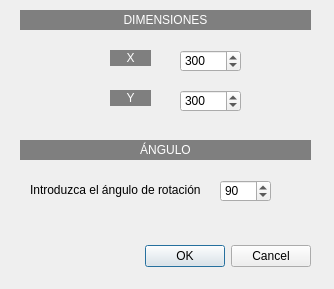
<?xml version="1.0" encoding="UTF-8"?>
<ui version="4.0">
 <class>rotaryreescalar</class>
 <widget class="QDialog" name="rotaryreescalar">
  <property name="geometry">
   <rect>
    <x>0</x>
    <y>0</y>
    <width>334</width>
    <height>289</height>
   </rect>
  </property>
  <property name="windowTitle">
   <string>Dialog</string>
  </property>
  <widget class="QDialogButtonBox" name="buttonBox">
   <property name="geometry">
    <rect>
     <x>90</x>
     <y>240</y>
     <width>221</width>
     <height>32</height>
    </rect>
   </property>
   <property name="orientation">
    <enum>Qt::Horizontal</enum>
   </property>
   <property name="standardButtons">
    <set>QDialogButtonBox::Cancel|QDialogButtonBox::Ok</set>
   </property>
  </widget>
  <widget class="QSpinBox" name="spinBox_2">
   <property name="geometry">
    <rect>
     <x>180</x>
     <y>90</y>
     <width>61</width>
     <height>22</height>
    </rect>
   </property>
   <property name="minimum">
    <number>100</number>
   </property>
   <property name="maximum">
    <number>1000</number>
   </property>
   <property name="singleStep">
    <number>50</number>
   </property>
   <property name="value">
    <number>300</number>
   </property>
  </widget>
  <widget class="QLabel" name="label_2">
   <property name="geometry">
    <rect>
     <x>20</x>
     <y>10</y>
     <width>291</width>
     <height>20</height>
    </rect>
   </property>
   <property name="styleSheet">
    <string notr="true">background-color: rgb(127, 127, 127);
color: rgb(255, 255, 255);</string>
   </property>
   <property name="text">
    <string>DIMENSIONES</string>
   </property>
   <property name="alignment">
    <set>Qt::AlignCenter</set>
   </property>
  </widget>
  <widget class="QLabel" name="label_5">
   <property name="geometry">
    <rect>
     <x>20</x>
     <y>140</y>
     <width>291</width>
     <height>20</height>
    </rect>
   </property>
   <property name="styleSheet">
    <string notr="true">background-color: rgb(127, 127, 127);
color: rgb(255, 255, 255);</string>
   </property>
   <property name="text">
    <string>ÁNGULO</string>
   </property>
   <property name="alignment">
    <set>Qt::AlignCenter</set>
   </property>
  </widget>
  <widget class="QSpinBox" name="spinBox">
   <property name="geometry">
    <rect>
     <x>180</x>
     <y>50</y>
     <width>61</width>
     <height>22</height>
    </rect>
   </property>
   <property name="minimum">
    <number>100</number>
   </property>
   <property name="maximum">
    <number>1000</number>
   </property>
   <property name="singleStep">
    <number>50</number>
   </property>
   <property name="value">
    <number>300</number>
   </property>
  </widget>
  <widget class="QLabel" name="label_3">
   <property name="geometry">
    <rect>
     <x>110</x>
     <y>50</y>
     <width>41</width>
     <height>16</height>
    </rect>
   </property>
   <property name="palette">
    <palette>
     <active>
      <colorrole role="WindowText">
       <brush brushstyle="SolidPattern">
        <color alpha="255">
         <red>255</red>
         <green>255</green>
         <blue>255</blue>
        </color>
       </brush>
      </colorrole>
      <colorrole role="Button">
       <brush brushstyle="SolidPattern">
        <color alpha="255">
         <red>127</red>
         <green>127</green>
         <blue>127</blue>
        </color>
       </brush>
      </colorrole>
      <colorrole role="Midlight">
       <brush brushstyle="SolidPattern">
        <color alpha="255">
         <red>170</red>
         <green>255</green>
         <blue>0</blue>
        </color>
       </brush>
      </colorrole>
      <colorrole role="Text">
       <brush brushstyle="SolidPattern">
        <color alpha="255">
         <red>255</red>
         <green>255</green>
         <blue>255</blue>
        </color>
       </brush>
      </colorrole>
      <colorrole role="ButtonText">
       <brush brushstyle="SolidPattern">
        <color alpha="255">
         <red>255</red>
         <green>255</green>
         <blue>255</blue>
        </color>
       </brush>
      </colorrole>
      <colorrole role="Base">
       <brush brushstyle="SolidPattern">
        <color alpha="255">
         <red>127</red>
         <green>127</green>
         <blue>127</blue>
        </color>
       </brush>
      </colorrole>
      <colorrole role="Window">
       <brush brushstyle="SolidPattern">
        <color alpha="255">
         <red>127</red>
         <green>127</green>
         <blue>127</blue>
        </color>
       </brush>
      </colorrole>
     </active>
     <inactive>
      <colorrole role="WindowText">
       <brush brushstyle="SolidPattern">
        <color alpha="255">
         <red>255</red>
         <green>255</green>
         <blue>255</blue>
        </color>
       </brush>
      </colorrole>
      <colorrole role="Button">
       <brush brushstyle="SolidPattern">
        <color alpha="255">
         <red>127</red>
         <green>127</green>
         <blue>127</blue>
        </color>
       </brush>
      </colorrole>
      <colorrole role="Midlight">
       <brush brushstyle="SolidPattern">
        <color alpha="255">
         <red>170</red>
         <green>255</green>
         <blue>0</blue>
        </color>
       </brush>
      </colorrole>
      <colorrole role="Text">
       <brush brushstyle="SolidPattern">
        <color alpha="255">
         <red>255</red>
         <green>255</green>
         <blue>255</blue>
        </color>
       </brush>
      </colorrole>
      <colorrole role="ButtonText">
       <brush brushstyle="SolidPattern">
        <color alpha="255">
         <red>255</red>
         <green>255</green>
         <blue>255</blue>
        </color>
       </brush>
      </colorrole>
      <colorrole role="Base">
       <brush brushstyle="SolidPattern">
        <color alpha="255">
         <red>127</red>
         <green>127</green>
         <blue>127</blue>
        </color>
       </brush>
      </colorrole>
      <colorrole role="Window">
       <brush brushstyle="SolidPattern">
        <color alpha="255">
         <red>127</red>
         <green>127</green>
         <blue>127</blue>
        </color>
       </brush>
      </colorrole>
     </inactive>
     <disabled>
      <colorrole role="WindowText">
       <brush brushstyle="SolidPattern">
        <color alpha="255">
         <red>255</red>
         <green>255</green>
         <blue>255</blue>
        </color>
       </brush>
      </colorrole>
      <colorrole role="Button">
       <brush brushstyle="SolidPattern">
        <color alpha="255">
         <red>127</red>
         <green>127</green>
         <blue>127</blue>
        </color>
       </brush>
      </colorrole>
      <colorrole role="Midlight">
       <brush brushstyle="SolidPattern">
        <color alpha="255">
         <red>170</red>
         <green>255</green>
         <blue>0</blue>
        </color>
       </brush>
      </colorrole>
      <colorrole role="Text">
       <brush brushstyle="SolidPattern">
        <color alpha="255">
         <red>255</red>
         <green>255</green>
         <blue>255</blue>
        </color>
       </brush>
      </colorrole>
      <colorrole role="ButtonText">
       <brush brushstyle="SolidPattern">
        <color alpha="255">
         <red>255</red>
         <green>255</green>
         <blue>255</blue>
        </color>
       </brush>
      </colorrole>
      <colorrole role="Base">
       <brush brushstyle="SolidPattern">
        <color alpha="255">
         <red>127</red>
         <green>127</green>
         <blue>127</blue>
        </color>
       </brush>
      </colorrole>
      <colorrole role="Window">
       <brush brushstyle="SolidPattern">
        <color alpha="255">
         <red>127</red>
         <green>127</green>
         <blue>127</blue>
        </color>
       </brush>
      </colorrole>
     </disabled>
    </palette>
   </property>
   <property name="styleSheet">
    <string notr="true">background-color: rgb(127, 127, 127);
color: rgb(255, 255, 255);</string>
   </property>
   <property name="text">
    <string>X</string>
   </property>
   <property name="alignment">
    <set>Qt::AlignCenter</set>
   </property>
  </widget>
  <widget class="QLabel" name="label_4">
   <property name="geometry">
    <rect>
     <x>110</x>
     <y>90</y>
     <width>41</width>
     <height>16</height>
    </rect>
   </property>
   <property name="palette">
    <palette>
     <active>
      <colorrole role="WindowText">
       <brush brushstyle="SolidPattern">
        <color alpha="255">
         <red>255</red>
         <green>255</green>
         <blue>255</blue>
        </color>
       </brush>
      </colorrole>
      <colorrole role="Button">
       <brush brushstyle="SolidPattern">
        <color alpha="255">
         <red>127</red>
         <green>127</green>
         <blue>127</blue>
        </color>
       </brush>
      </colorrole>
      <colorrole role="Midlight">
       <brush brushstyle="SolidPattern">
        <color alpha="255">
         <red>170</red>
         <green>255</green>
         <blue>0</blue>
        </color>
       </brush>
      </colorrole>
      <colorrole role="Text">
       <brush brushstyle="SolidPattern">
        <color alpha="255">
         <red>255</red>
         <green>255</green>
         <blue>255</blue>
        </color>
       </brush>
      </colorrole>
      <colorrole role="ButtonText">
       <brush brushstyle="SolidPattern">
        <color alpha="255">
         <red>255</red>
         <green>255</green>
         <blue>255</blue>
        </color>
       </brush>
      </colorrole>
      <colorrole role="Base">
       <brush brushstyle="SolidPattern">
        <color alpha="255">
         <red>127</red>
         <green>127</green>
         <blue>127</blue>
        </color>
       </brush>
      </colorrole>
      <colorrole role="Window">
       <brush brushstyle="SolidPattern">
        <color alpha="255">
         <red>127</red>
         <green>127</green>
         <blue>127</blue>
        </color>
       </brush>
      </colorrole>
     </active>
     <inactive>
      <colorrole role="WindowText">
       <brush brushstyle="SolidPattern">
        <color alpha="255">
         <red>255</red>
         <green>255</green>
         <blue>255</blue>
        </color>
       </brush>
      </colorrole>
      <colorrole role="Button">
       <brush brushstyle="SolidPattern">
        <color alpha="255">
         <red>127</red>
         <green>127</green>
         <blue>127</blue>
        </color>
       </brush>
      </colorrole>
      <colorrole role="Midlight">
       <brush brushstyle="SolidPattern">
        <color alpha="255">
         <red>170</red>
         <green>255</green>
         <blue>0</blue>
        </color>
       </brush>
      </colorrole>
      <colorrole role="Text">
       <brush brushstyle="SolidPattern">
        <color alpha="255">
         <red>255</red>
         <green>255</green>
         <blue>255</blue>
        </color>
       </brush>
      </colorrole>
      <colorrole role="ButtonText">
       <brush brushstyle="SolidPattern">
        <color alpha="255">
         <red>255</red>
         <green>255</green>
         <blue>255</blue>
        </color>
       </brush>
      </colorrole>
      <colorrole role="Base">
       <brush brushstyle="SolidPattern">
        <color alpha="255">
         <red>127</red>
         <green>127</green>
         <blue>127</blue>
        </color>
       </brush>
      </colorrole>
      <colorrole role="Window">
       <brush brushstyle="SolidPattern">
        <color alpha="255">
         <red>127</red>
         <green>127</green>
         <blue>127</blue>
        </color>
       </brush>
      </colorrole>
     </inactive>
     <disabled>
      <colorrole role="WindowText">
       <brush brushstyle="SolidPattern">
        <color alpha="255">
         <red>255</red>
         <green>255</green>
         <blue>255</blue>
        </color>
       </brush>
      </colorrole>
      <colorrole role="Button">
       <brush brushstyle="SolidPattern">
        <color alpha="255">
         <red>127</red>
         <green>127</green>
         <blue>127</blue>
        </color>
       </brush>
      </colorrole>
      <colorrole role="Midlight">
       <brush brushstyle="SolidPattern">
        <color alpha="255">
         <red>170</red>
         <green>255</green>
         <blue>0</blue>
        </color>
       </brush>
      </colorrole>
      <colorrole role="Text">
       <brush brushstyle="SolidPattern">
        <color alpha="255">
         <red>255</red>
         <green>255</green>
         <blue>255</blue>
        </color>
       </brush>
      </colorrole>
      <colorrole role="ButtonText">
       <brush brushstyle="SolidPattern">
        <color alpha="255">
         <red>255</red>
         <green>255</green>
         <blue>255</blue>
        </color>
       </brush>
      </colorrole>
      <colorrole role="Base">
       <brush brushstyle="SolidPattern">
        <color alpha="255">
         <red>127</red>
         <green>127</green>
         <blue>127</blue>
        </color>
       </brush>
      </colorrole>
      <colorrole role="Window">
       <brush brushstyle="SolidPattern">
        <color alpha="255">
         <red>127</red>
         <green>127</green>
         <blue>127</blue>
        </color>
       </brush>
      </colorrole>
     </disabled>
    </palette>
   </property>
   <property name="styleSheet">
    <string notr="true">background-color: rgb(127, 127, 127);
color: rgb(255, 255, 255);</string>
   </property>
   <property name="text">
    <string>Y</string>
   </property>
   <property name="alignment">
    <set>Qt::AlignCenter</set>
   </property>
  </widget>
  <widget class="QLabel" name="label">
   <property name="geometry">
    <rect>
     <x>30</x>
     <y>180</y>
     <width>171</width>
     <height>20</height>
    </rect>
   </property>
   <property name="text">
    <string>Introduzca el ángulo de rotación:</string>
   </property>
  </widget>
  <widget class="QSpinBox" name="spinBox_3">
   <property name="geometry">
    <rect>
     <x>220</x>
     <y>180</y>
     <width>51</width>
     <height>22</height>
    </rect>
   </property>
   <property name="minimum">
    <number>1</number>
   </property>
   <property name="maximum">
    <number>360</number>
   </property>
   <property name="value">
    <number>90</number>
   </property>
  </widget>
 </widget>
 <resources/>
 <connections>
  <connection>
   <sender>buttonBox</sender>
   <signal>accepted()</signal>
   <receiver>rotaryreescalar</receiver>
   <slot>accept()</slot>
   <hints>
    <hint type="sourcelabel">
     <x>248</x>
     <y>254</y>
    </hint>
    <hint type="destinationlabel">
     <x>157</x>
     <y>274</y>
    </hint>
   </hints>
  </connection>
  <connection>
   <sender>buttonBox</sender>
   <signal>rejected()</signal>
   <receiver>rotaryreescalar</receiver>
   <slot>reject()</slot>
   <hints>
    <hint type="sourcelabel">
     <x>316</x>
     <y>260</y>
    </hint>
    <hint type="destinationlabel">
     <x>286</x>
     <y>274</y>
    </hint>
   </hints>
  </connection>
 </connections>
</ui>
